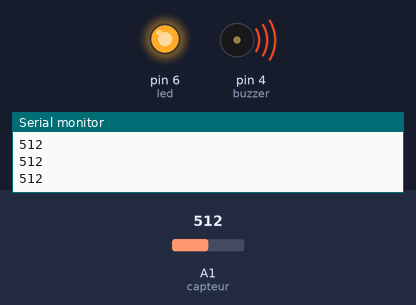
A sketch run on a simulated Arduino Uno, built with avr-gcc and run on an emulated ATmega328P. Parts: output pins drawn as LEDs (lit = HIGH), buzzer (waves = sounding), the last lines printed to the serial monitor. Inputs (shaded band) come from the test bench; at power-on: A1 (capteur) = 512.

Above: at 1.2 s.
1.3 s: A1 (capteur) set to 216
2.8 s: A1 (capteur) set to 189
At 3.7 s:
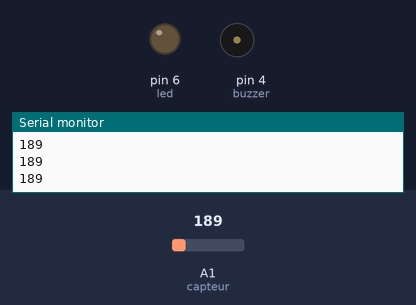
4.3 s: A1 (capteur) set to 210
At 4.8 s:
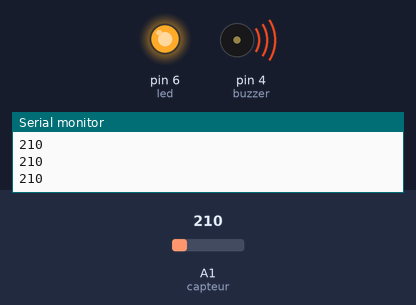
5.8 s: A1 (capteur) set to 190
At 7.2 s:
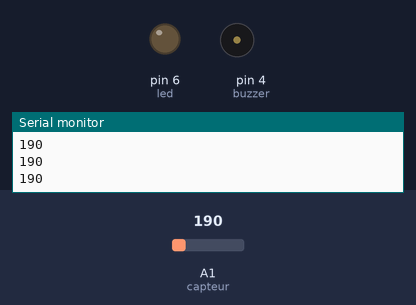
Timing chart, 0 to 8.3 s (numbered marks = the images above; inputs shaded):
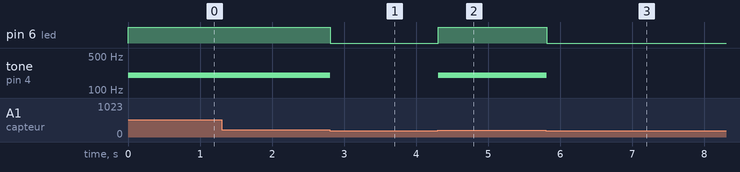

Measured:
- the behaviour switches between 201 and 200 on A1 (capteur) (found by bisection; images 0 and 1)
- after the input at 2.8 s, pin 6 (led): HIGH → LOW at once; tone on pin 4 (buzzer): 200 Hz → silent at once
- after the input at 4.3 s, pin 6 (led): LOW → HIGH at once; tone on pin 4 (buzzer): silent → 200 Hz at once
- after the input at 5.8 s, pin 6 (led): HIGH → LOW at once; tone on pin 4 (buzzer): 200 Hz → silent at once

The sketch:

capteur_de_gaz.ino
```cpp
int capteur= A1;
int led =6;
int buzzer=4;
void setup()

{
  Serial.begin(9600);
  pinMode(led , OUTPUT);
  pinMode(capteur , INPUT);
  pinMode(buzzer,OUTPUT);

}

void loop()
{
 int valeur=analogRead(capteur);
 Serial.println(valeur);
 if (valeur>200)
 {
  digitalWrite(led, HIGH);
  tone(buzzer,200);
  }
  else
  {
  digitalWrite(led, LOW);
  noTone(buzzer);
  }
}
```
